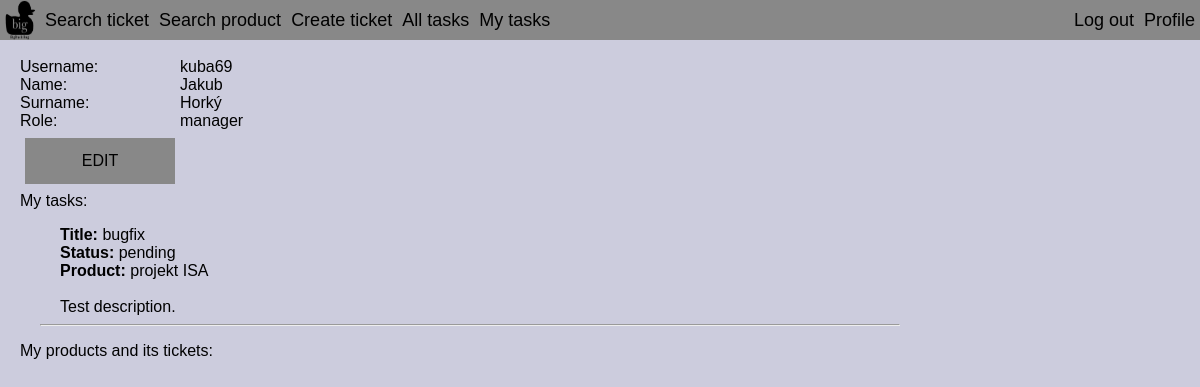
The app's page /profile.php?id=3 (signed in), older data.
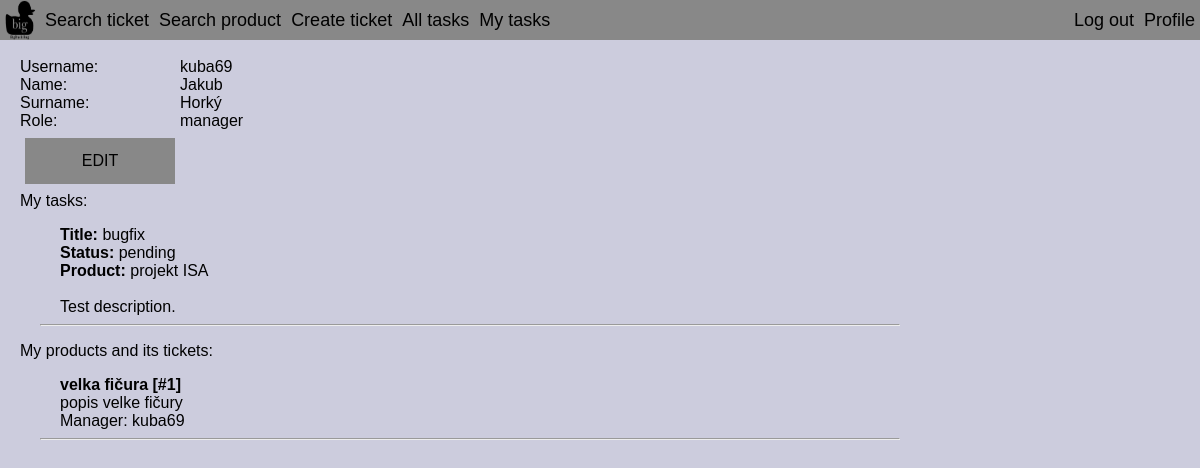
The same page, newer data.
### tables this page shows
create table Tasks(taskID int not null auto_increment, title text not null, state ENUM("pending", "in progress", "solved", "cancelled", "refused") not null, ticketID int not null, description text not null, deadline date,
    primary key (taskID),
    foreign key (ticketID) references Tickets(ticketID) on delete cascade);

create table Products(productID int not null auto_increment, product_name text not null, description text, parent_product int, manager int not null,
    primary key (productID),
    foreign key (parent_product) references Products(productID) on delete cascade, 
    foreign key (manager) references Persons(personID));

create table Persons(personID int not null auto_increment, username varchar(64) not null, name varchar(64) not null, surname varchar(128) not null, role ENUM("customer", "worker", "manager", "senior manager", "admin"), password varchar(128),
    primary key (personID));

### php/Database.php (called while the page is built, shortened)
<?php
class Database
{
    private $host = 'localhost';
    private $dbName = 'xberan43';
    private $username = 'xberan43';
    private $password = 'i7ezingi';
    public function getConnection()
    {
        $this->connection = null;
        try
        {
            $this->connection = new PDO("mysql:host=" . $this->host . ";dbname=" . $this->dbName, $this->username, $this->password);
            $this->connection->exec("set names utf8");
            $this->connection->setAttribute(PDO::ATTR_ERRMODE, PDO::ERRMODE_EXCEPTION);
        }
        catch (PDOException $e)
        {
            echo "Connection error: " . $e->getMessage();
        }
        return $this->connection;
    }
}
?>

### php/model/Person.php (called while the page is built, shortened)
<?php
include_once "DatabaseObject.php";
class Person extends DatabaseObject
{
    protected static $table_name = "Persons";
    public static function getByID($id, $dbConnection)
    {
        try
        {
            $stmt = $dbConnection->prepare("select personID, username, name, surname, role, password from " . self::$table_name . " where personID = ?");
            $stmt->execute([$id]);
            $row = $stmt->fetch();
        }
        catch (\PDOException $e)
        {
            echo "exception1";
            return null;
        }
        $person = new Person($dbConnection);
        $person->id = $id;
        $person->username = $row['username'];
        $person->name = $row['name'];
        $person->surname = $row['surname'];
        $person->password = $row['password'];
        $person->role = $row['role'];
        return $person;
    }
}

### php/model/Work_on_tasks.php (called while the page is built, shortened)
<?php
class Work_on_tasks
{
    private static $table_name = "Work_on_tasks";
    static function getTasks($personID, $dbConnection)
    {
        try
        {
            $stmt = $dbConnection->prepare("select taskID from " . self::$table_name . " where personID = ?");
            $stmt->execute([$personID]);
        }
        catch (\PDOException $e)
        {
            return null;
        }
        $foundObjects = array();
        while($row = $stmt->fetch())
        {
            $foundTask = Task::getByID($row["taskID"], $dbConnection);
            array_push($foundObjects, $foundTask);
        }
        return $foundObjects;
    }
}

### php/model/Task.php (called while the page is built, shortened)
<?php
include_once "DatabaseObject.php";
class Task extends DatabaseObject
{
    protected static $table_name = "Tasks";
    public static function getByID($id, $dbConnection)
    {
        try
        {
            $stmt = $dbConnection->prepare("select * from " . self::$table_name . " where taskID = ?");
            $stmt->execute([$id]);
            $row = $stmt->fetch();
        }
        catch (\PDOException $e)
        {
            return null;
        }
        $task = new Task($dbConnection);
        $task->id = $id;
        $task->title = $row['title'];
        $task->state = $row['state'];
        $task->description = $row['description'];
        $task->deadline = $row['deadline'];
        return $task;
    }
    public function loadModels()
    {
        try
        {
            $stmt = $this->connection->prepare("select ticketID from " . self::$table_name . " where taskID = ?");
            $stmt->execute([$this->id]);
            $row = $stmt->fetch();
        }
        catch (\PDOException $e)
        {
            return false;
        }
        $this->ticket = Ticket::getByID($row['ticketID'], $this->connection);
        return true;
    }
}

### php/model/DatabaseObject.php (called while the page is built, shortened)
<?php
abstract class DatabaseObject
{
    public function __construct($dbConnection)
    {
        $this->connection = $dbConnection;
    }
    protected function AddPercentageChars($str)
    {
        return "%" . $str . "%";
    }
}

### php/model/Ticket.php (called while the page is built, shortened)
<?php
include_once "DatabaseObject.php";
class Ticket extends DatabaseObject
{
    protected static $table_name = "Tickets";
    public static function getByID($id, $dbConnection)
    {
        try
        {
            $stmt = $dbConnection->prepare("select ticketID, title, info, date_posted, state from " . self::$table_name . " where ticketID = ?");
            $stmt->execute([$id]);
            $row = $stmt->fetch();
        }
        catch (\PDOException $e)
        {
            return null;
        }
        $ticket = new Ticket($dbConnection);
        $ticket->id = $id;
        $ticket->title = $row['title'];
        $ticket->info = $row['info'];
        $ticket->date_posted = $row['date_posted'];
        $ticket->state = $row['state'];
        return $ticket;
    }
    public function loadModels()
    {
        try
        {
            $stmt = $this->connection->prepare("select product, author from " . self::$table_name . " where ticketID = ?");
            $stmt->execute([$this->id]);
            $row = $stmt->fetch();
        }
        catch (\PDOException $e)
        {
            return false;
        }
	include_once "Product.php";
        $this->product = Product::getByID($row['product'], $this->connection);
        return true;
    }
}

### php/model/Product.php (called while the page is built, shortened)
<?php
include_once "DatabaseObject.php";
class Product extends DatabaseObject
{
    protected static $table_name = "Products";
    public $name;
    public $parent_product;
    public $manager;
    public $description;
    public static function getByID($id, $dbConnection)
    {
        try
        {
            $stmt = $dbConnection->prepare("select productID, product_name, description from " . self::$table_name . " where productID = ?");
            $stmt->execute([$id]);
            $row = $stmt->fetch();
        }
        catch (\PDOException $e)
        {
            return null;
        }
        if($row == null)
            return null;
        $product = new Product($dbConnection);
        $product->id = $id;
        $product->name = $row['product_name'];
        $product->description = $row["description"];
        return $product;
    }
    public function findInDb()
    {
        try
        {
            if($this->parent_product == null)
            {
                $stmt = $this->connection->prepare(
                    "SELECT * FROM " . self::$table_name . " WHERE product_name like ?  and description like ? and parent_product is ? and manager like ?");
                $stmt->execute([$this->AddPercentageChars($this->name),
                    $this->AddPercentageChars($this->description == null ? "" : $this->description),
                    null,
                    $this->AddPercentageChars($this->manager == null ? "" : $this->manager->id)]);
            }
        }
        catch (\PDOException $e)
        {
            return null;
        }
        $foundObjects = array();
        while($row = $stmt->fetch())
        {
            $foundProduct = new Product($this->connection);
            $foundProduct->id = $row['productID'];
            $foundProduct->name = $row['product_name'];
            $foundProduct->description = $row["description"];
            array_push($foundObjects, $foundProduct);
        }
        return $foundObjects;
    }
    public function loadModels()
    {
        try
        {
            $stmt = $this->connection->prepare("select parent_product, manager from " . self::$table_name . " where productID = ?");
            $stmt->execute([$this->id]);
            $row = $stmt->fetch();
        }
        catch (\PDOException $e)
        {
            return false;
        }
        $this->manager = Person::getByID($row['manager'], $this->connection);
        $this->parent_product = Product::getByID($row['parent_product'], $this->connection);
        return true;
    }
}

### profile.php (the view, shortened to what the changed rows need)
<?php
include_once "CustomElements.php";
?>
<!DOCTYPE HTML>
<html>
<head>
    <link type="text/css" rel="stylesheet" href="style.css">
</head>
<body>
                <?php
                include_once "CustomElements.php";
                ?>
    <br>
    <div class="main">
		<?php
        include_once "php/Database.php";
        include_once "php/model/Person.php";
        include_once "php/model/Work_on_tasks.php";
        include_once "php/model/Task.php";
        include_once "php/model/Ticket.php";
        $db = new Database();
        $db->getConnection();
			if (isset($_POST["submit"])){
                $person =  new model\Person($db->connection);
                if(isset($_POST["id"]))
                {
                 $person->id = $_POST["id"];
                }
                $person->name = $_POST["name"];
                $person->surname = $_POST["surname"];
                $person->username = $_POST["username"];
                if(isset($_POST["password"]))
                {
                    $person->password =  $_POST["password"];
                }
                if(isset($_POST["role"]) && $_SESSION["role"] == "admin")
                {
                    $person->role = $_POST["role"];
                }
                else
                {
                    $person->role = "customer";
                }
                if($person->username == null or $person->name == null or $person->surname == null or $person->password == null)
                {
                    echo "Vratte se tlacitkem zpet a vyplnte vsechny udaje prosim. \n";
                    exit();
                }
                if(isset($_POST["id"]))
                {
                    echo $person->id;
                    echo $person->name;
                    echo $person->surname;
                    echo $person->username;
                    echo $person->password;
                    echo $person->role;
                    if ($person->save())
                        echo "Zmeny byly ulozeny\n";
                    else
                        echo "fuck";
                }
                else
                {
                    $same_username = \model\Person::getByName($person->username, $db->connection);
                    if ($same_username == null)
                    {
                        if($person->save())
                            echo "Osoba registrovana uspesne. Prihlaste se prosim. :)\n";
                        else
                            echo "Registration failed.";
                        exit();
                    }
                    else
                    {
                        echo "Toto uzivatelske jmeno je jiz pouzivane. Prosim, vyberte jine.\n";
                    }
                }
			}
			else if (isset($_GET["id"])){
                $current_person = \model\Person::getByID($_GET["id"], $db->connection);
                echo "<label class='info' >Username:</label><label class='info' >$current_person->username</label><br>";
                echo "<label class='info' >Name:</label><label class='info' >$current_person->name</label><br>";
                echo "<label class='info' >Surname:</label><label class='info' >$current_person->surname</label><br>";
                echo "<label class='info' >Role:</label><label class='info' >$current_person->role</label><br>";
                if($_SESSION["id"] == $_GET["id"])
                {
                    echo "<a href='profile.php?action=edit'><button>EDIT</button></a><br>";
                }
                echo "<label class='showlabel' >My tasks:</label><br>";
			    $tasks = Work_on_tasks::getTasks($current_person->id, $db->connection);
			    if($tasks != null)
                {
                    foreach($tasks as $item) {
                        print_task($item);
                    }
                }
		if($_SESSION["role"] == "manager")
                {
                    echo "<label class='info' >My products and its tickets:</label><br>";
                    $product = new \model\Product($db->connection);
                    $product->manager = new \model\Person($db->connection);
                    $product->manager->id = $_SESSION["id"];
                    $products = $product->findInDb();
                    if($products != null)
                    {
                        foreach ($products as $pro) {
                        print_product_basic($pro);
                        }
                    }
                }
			}
		?>
    </div>
</body>
</html>

### CustomElements.php (shortened to what the changed rows need)
<?php
function print_product_basic($pro)
{
    echo "<div class=\"product\">";
    echo "<ul>";
    echo "<label class='title'>$pro->name [#$pro->id]</label><br>";
    echo "<label class='info'>$pro->description </label><br>";
    $pro->loadModels();
    $name = $pro->manager->username;
    echo "<label class='info'>Manager: $name </label><br>";
    echo "<hr class=\"line\">";
    echo "</ul>";
    echo "</div>";
}
function print_task($task)
{
    echo "<a href=\"task.php?id=$task->id\">";
    echo "<div class=\"task\">";
    echo "<ul>";
    $task->loadModels();
    $temp = $task->ticket;
    $temp->loadModels();
    $temp = $temp->product->name;
    echo "<label class='info'><b>Title:</b> $task->title </label> <br>";
    echo"<label class='info'><b>Status: </b> $task->state </label><br>";
    echo"<label class='info'><b>Product:</b> $temp</label><br>";
    echo"<br>";
    echo "<label class='info'> $task->description</label><br>";
    echo"<hr>";
    echo "</ul>";
    echo "</div>";
    echo "</a>";
}

Row changes from the older to the newer data that the page shows:
now on this page (row edited): products: product_name "velka fičura", productID "1", description "popis velke fičury", manager.username "kuba69"
